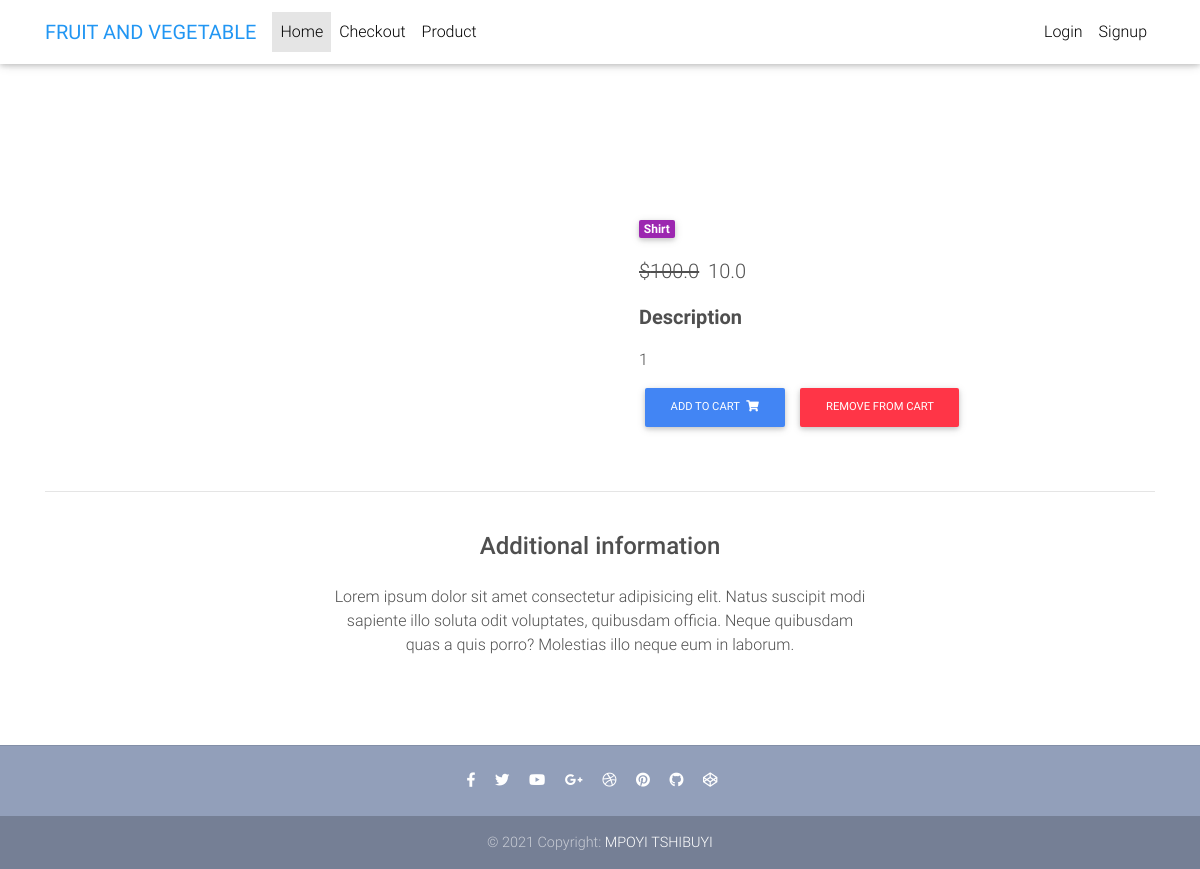
/product/shirt-product/, run on the app's committed database.
### shop/models.py (models this page shows, shortened)
class Item(models.Model):
    title           = models.CharField(max_length=100)
    price           = models.FloatField()
    discount_price  = models.FloatField(blank=True, null=True)
    category        = models.CharField(choices=CATEGORY_CHOICES, max_length=2)
    label           = models.CharField(choices=CATEGORY_CHOICES, max_length=2)
    slug            = models.SlugField()
    image           = models.ImageField(upload_to='photo/')
    description     = models.TextField()
    def get_add_to_cart_url(self):
        return reverse("shop:add-to-cart", kwargs={"slug": self.slug})
    def get_remove_from_cart_url(self):
        return reverse("shop:remove-from-cart", kwargs={"slug": self.slug})

### shop/views.py (the view)
# urls.py: path('product/<slug>/',                 ItemDetailView.as_view(),       name="product"),
class ItemDetailView(DetailView):
    model = Item
    template_name ='shop/product-page.html'

### templates/shop/product-page.html (shortened to what this page needs)
{% extends  'base.html' %}
{% load static %}
  {% block content %}
  <main class="mt-5 pt-4">
    <div class="container dark-grey-text mt-5">
      <div class="row wow fadeIn">
        <div class="col-md-6 mb-4">
        </div>
        <div class="col-md-6 mb-4">
          <div class="p-4">
            <div class="mb-3">
              <a href="">
                <span class="badge purple mr-1">{{ object.get_category_display }}</span>
              </a>
            </div>
            <p class="lead">
              {% if item.discount_price  %}
              <span class="mr-1">
                <del>${{ object.price}}</del>
              </span>{{ item.discount_price  }}
              {% else %}
              <span>$  {{ item.price }}</span>
              {% endif %}
            </p>
            <p class="lead font-weight-bold">Description</p>
            <p>{{ object.description }}</p>
            <a href="{{ object.get_add_to_cart_url }}" class="btn btn-primary btn-md my-0 p" >Add to cart
              <i class="fas fa-shopping-cart ml-1"></i>
            </a>
            <a href="{{ object.get_remove_from_cart_url }}" class="btn btn-danger btn-md my-0 p" >Remove from cart</a>
          </div>
        </div>
      </div>
      <hr>
      <div class="row d-flex justify-content-center wow fadeIn">
        <div class="col-md-6 text-center">
          <h4 class="my-4 h4">Additional information</h4>
          <p>Lorem ipsum dolor sit amet consectetur adipisicing elit. Natus suscipit modi sapiente illo soluta odit
            voluptates,
            quibusdam officia. Neque quibusdam quas a quis porro? Molestias illo neque eum in laborum.</p>
        </div>
      </div>
      <div class="row wow fadeIn">
        <div class="col-lg-4 col-md-12 mb-4">
        </div>
        <div class="col-lg-4 col-md-6 mb-4">
        </div>
        <div class="col-lg-4 col-md-6 mb-4">
        </div>
      </div>
    </div>
  </main>
  {% endblock content %}

### templates/base.html (style rules this page uses)
html, body, header, .carousel { height: 60vh; }

### data on the page
Item: category "Shirt", price "100.0", discount_price "10.0", description "1"
